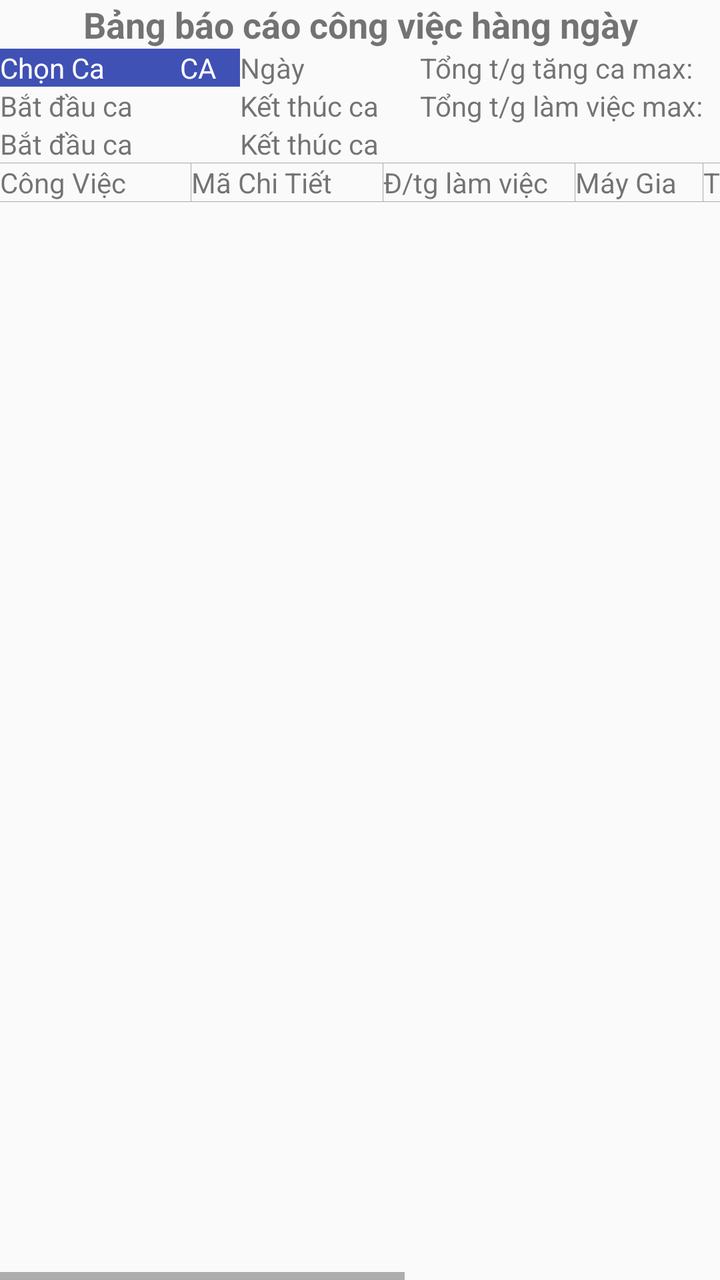
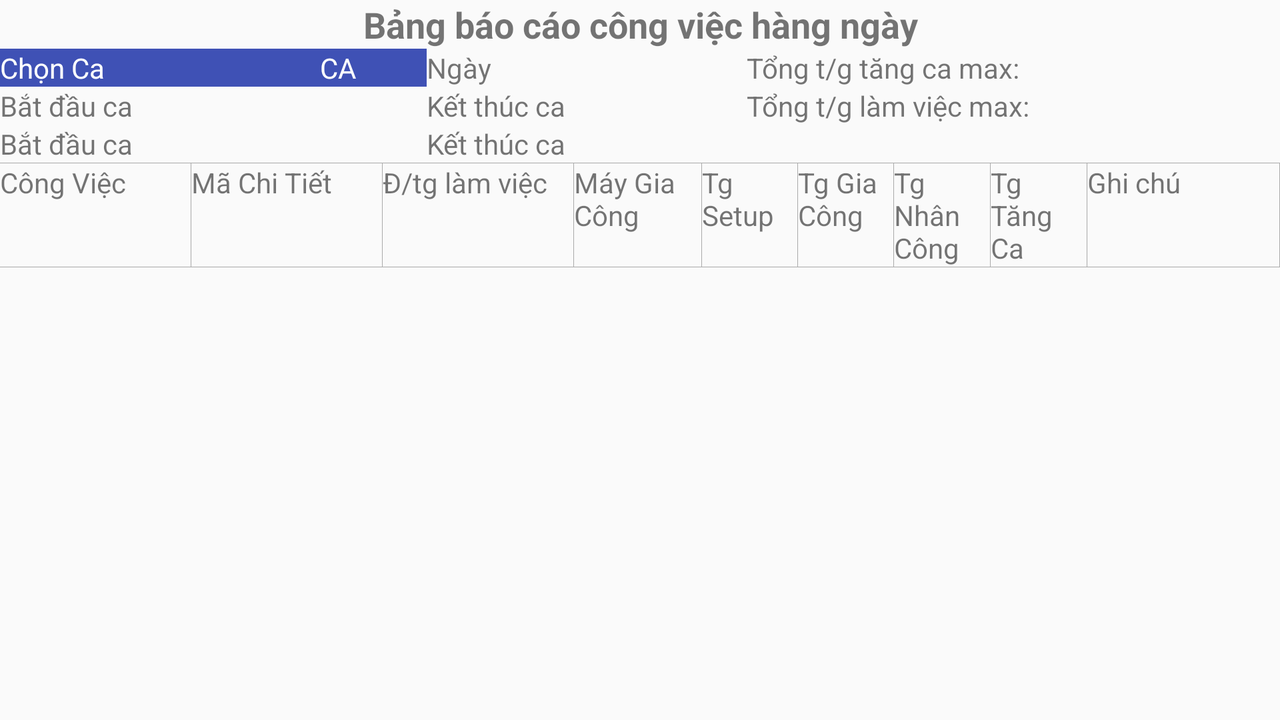

The same Android screen from two of the app's own layout files: first res/layout/ as a phone draws it, then the repository's variant for another configuration, drawn on a device whose configuration selects that folder. Both files follow.
<!-- AndroidManifest.xml: application theme AppTheme -->
<!-- res/layout/activity_thoi_gian_nguyen_cong.xml -->
<?xml version="1.0" encoding="utf-8"?>
<LinearLayout xmlns:android="http://schemas.android.com/apk/res/android"
    xmlns:tools="http://schemas.android.com/tools"
    android:layout_width="match_parent"
    android:layout_height="match_parent"
    android:orientation="vertical"
    tools:context=".ThoiGianNguyenCongActivity">
    <LinearLayout
        android:layout_width="match_parent"
        android:layout_height="wrap_content">
        <TextView android:layout_width="match_parent"
            android:textSize="18sp"
            android:layout_height="wrap_content"
            android:textStyle="bold"
            android:text="Bảng báo cáo công việc hàng ngày"
            android:gravity="center"/>
    </LinearLayout>
    <LinearLayout
        android:layout_width="match_parent"
        android:layout_height="wrap_content">
        <LinearLayout
            android:id="@+id/linearLayoutChonCa"
            android:background="@color/colorPrimary"
            android:layout_weight="4"
            android:layout_width="0dp"
            android:layout_height="wrap_content">
            <TextView
                android:layout_width="0dp"
                android:textColor="#FFFFFF"
                android:layout_weight="3"
                android:layout_height="wrap_content"
                android:text="Chọn Ca"/>
            <TextView
                android:layout_width="0dp"
                android:textColor="#FFFFFF"
                android:layout_weight="1"
                android:layout_height="wrap_content"
                android:id="@+id/textViewChonCa"
                android:text="CA"/>
        </LinearLayout>
        <TextView
            android:layout_width="0dp"
            android:layout_weight="3"
            android:layout_height="wrap_content"
            android:id="@+id/textViewNgay"
            android:text="Ngày"/>
        <TextView
            android:text="Tổng t/g tăng ca max: "
            android:layout_width="0dp"
            android:layout_weight="5"
            android:layout_height="wrap_content"/>
    </LinearLayout>
    <LinearLayout
        android:layout_width="match_parent"
        android:layout_height="wrap_content">
        <LinearLayout
            android:orientation="vertical"
            android:layout_weight="7"
            android:layout_width="0dp"
            android:layout_height="wrap_content">
            <LinearLayout
                android:layout_width="match_parent"
                android:layout_height="wrap_content">
            <TextView
                android:layout_width="0dp"
                android:layout_weight="3"
                android:layout_height="wrap_content"
                android:id="@+id/textViewBatDauCa"
                android:text="Bắt đầu ca"/>
            <TextView
                android:layout_width="0dp"
                android:layout_weight="1"
                android:layout_height="wrap_content"/>
            <TextView
                android:layout_width="0dp"
                android:layout_weight="3"
                android:layout_height="wrap_content"
                android:id="@+id/textViewKetThucCa"
                android:text="Kết thúc ca"/>
            </LinearLayout>
            <LinearLayout
                android:layout_width="match_parent"
                android:layout_height="wrap_content">
                <TextView
                    android:layout_width="0dp"
                    android:layout_weight="3"
                    android:layout_height="wrap_content"
                    android:id="@+id/textViewBatDauCaCC"
                    android:text="Bắt đầu ca"/>
                <TextView
                    android:layout_width="0dp"
                    android:layout_weight="1"
                    android:layout_height="wrap_content"/>
                <TextView
                    android:layout_width="0dp"
                    android:layout_weight="3"
                    android:layout_height="wrap_content"
                    android:id="@+id/textViewKetThucCaCC"
                    android:text="Kết thúc ca"/>
            </LinearLayout>
        </LinearLayout>
        <TextView
            android:id="@+id/edtTongTimeLamViec"
            android:text="Tổng t/g làm việc max: "
            android:layout_width="0dp"
            android:layout_weight="5"
            android:layout_height="wrap_content"/>
    </LinearLayout>
    <HorizontalScrollView
        android:layout_width="match_parent"
        android:layout_height="match_parent">
        <LinearLayout
            android:orientation="vertical"
            android:layout_width="match_parent"
            android:layout_height="match_parent">
            <View
                android:layout_width="fill_parent"
                android:layout_height="0.2dp"
                android:background="@android:color/darker_gray"/>
            <LinearLayout
                android:layout_width="match_parent"
                android:layout_height="wrap_content">
                <TextView
                    android:layout_width="0dp"
                    android:layout_weight="3"
                    android:layout_height="wrap_content"
                    android:text="Công Việc"/>
                <View
                    android:layout_width="0.2dp"
                    android:layout_height="fill_parent"
                    android:background="@android:color/darker_gray"/>
                <TextView
                    android:layout_width="0dp"
                    android:layout_weight="3"
                    android:layout_height="wrap_content"
                    android:text="Mã Chi Tiết"/>
                <View
                    android:layout_width="0.2dp"
                    android:layout_height="fill_parent"
                    android:background="@android:color/darker_gray"/>
                <TextView
                    android:layout_width="0dp"
                    android:layout_weight="3"
                    android:layout_height="wrap_content"
                    android:text="Đ/tg làm việc"/>
                <View
                    android:layout_width="0.2dp"
                    android:layout_height="fill_parent"
                    android:background="@android:color/darker_gray"/>
                <TextView
                    android:layout_width="0dp"
                    android:layout_weight="2"
                    android:layout_height="wrap_content"
                    android:text="Máy Gia Công"/>
                <View
                    android:layout_width="0.2dp"
                    android:layout_height="fill_parent"
                    android:background="@android:color/darker_gray"/>
                <TextView
                    android:layout_width="0dp"
                    android:layout_weight="1.5"
                    android:layout_height="wrap_content"
                    android:text="Tg Setup"/>
                <View
                    android:layout_width="0.2dp"
                    android:layout_height="fill_parent"
                    android:background="@android:color/darker_gray"/>
                <TextView
                    android:layout_width="0dp"
                    android:layout_weight="1.5"
                    android:layout_height="wrap_content"
                    android:text="Tg Gia Công"/>
                <View
                    android:layout_width="0.2dp"
                    android:layout_height="fill_parent"
                    android:background="@android:color/darker_gray"/>
                <TextView
                    android:layout_width="0dp"
                    android:layout_weight="1.5"
                    android:layout_height="wrap_content"
                    android:text="Tg Nhân Công"/>
                <View
                    android:layout_width="0.2dp"
                    android:layout_height="fill_parent"
                    android:background="@android:color/darker_gray"/>
                <TextView
                    android:layout_width="0dp"
                    android:layout_weight="1.5"
                    android:layout_height="wrap_content"
                    android:text="Tg Tăng Ca"/>
                <View
                    android:layout_width="0.2dp"
                    android:layout_height="fill_parent"
                    android:background="@android:color/darker_gray"/>
                <TextView
                    android:layout_width="0dp"
                    android:layout_weight="3"
                    android:layout_height="wrap_content"
                    android:text="Ghi chú"/>
                <View
                    android:layout_width="0.2dp"
                    android:layout_height="fill_parent"
                    android:background="@android:color/darker_gray"/>
            </LinearLayout>
            <View
                android:layout_width="fill_parent"
                android:layout_height="0.4dp"
                android:background="@android:color/darker_gray"/>
            <ListView
                android:id="@+id/listViewNC"
                android:layout_width="match_parent"
                android:layout_height="match_parent"/>
        </LinearLayout>
    </HorizontalScrollView>
</LinearLayout>
<!-- resources referenced by this layout -->
<resources>
  <color name="colorPrimary">#3F51B5</color>
  <style name="AppTheme" parent="Theme.AppCompat.Light.DarkActionBar">
          
          <item name="colorPrimary">@color/colorPrimary</item>
          <item name="colorPrimaryDark">@color/colorPrimaryDark</item>
          <item name="colorAccent">@color/colorAccent</item>
      </style>
  <color name="colorPrimaryDark">#303F9F</color>
  <color name="colorAccent">#3F51B5</color>
</resources>
<!-- res/layout-land/activity_thoi_gian_nguyen_cong.xml (the repository's variant of the layout above) -->
<!-- drawn on the phone turned sideways -->
<?xml version="1.0" encoding="utf-8"?>
<LinearLayout
    xmlns:android="http://schemas.android.com/apk/res/android"
    android:orientation="vertical"
    android:layout_width="match_parent"
    android:layout_height="match_parent">
    <LinearLayout
        android:layout_width="match_parent"
        android:layout_height="wrap_content">
        <TextView android:layout_width="match_parent"
            android:textSize="18sp"
            android:layout_height="wrap_content"
            android:textStyle="bold"
            android:text="Bảng báo cáo công việc hàng ngày"
            android:gravity="center"/>
    </LinearLayout>
    <LinearLayout
        android:layout_width="match_parent"
        android:layout_height="wrap_content">
        <LinearLayout
            android:id="@+id/linearLayoutChonCa"
            android:background="@color/colorPrimary"
            android:layout_weight="4"
            android:layout_width="0dp"
            android:layout_height="wrap_content">
            <TextView
                android:layout_width="0dp"
                android:textColor="#FFFFFF"
                android:layout_weight="3"
                android:layout_height="wrap_content"
                android:text="Chọn Ca"/>
            <TextView
                android:layout_width="0dp"
                android:textColor="#FFFFFF"
                android:layout_weight="1"
                android:layout_height="wrap_content"
                android:id="@+id/textViewChonCa"
                android:text="CA"/>
        </LinearLayout>
        <TextView
            android:layout_width="0dp"
            android:layout_weight="3"
            android:layout_height="wrap_content"
            android:id="@+id/textViewNgay"
            android:text="Ngày"/>
        <TextView
            android:text="Tổng t/g tăng ca max: "
            android:layout_width="0dp"
            android:layout_weight="5"
            android:layout_height="wrap_content"/>
    </LinearLayout>
    <LinearLayout
        android:layout_width="match_parent"
        android:layout_height="wrap_content">
        <LinearLayout
            android:orientation="vertical"
            android:layout_weight="7"
            android:layout_width="0dp"
            android:layout_height="wrap_content">
            <LinearLayout
                android:layout_width="match_parent"
                android:layout_height="wrap_content">
                <TextView
                    android:layout_width="0dp"
                    android:layout_weight="3"
                    android:layout_height="wrap_content"
                    android:id="@+id/textViewBatDauCa"
                    android:text="Bắt đầu ca"/>
                <TextView
                    android:layout_width="0dp"
                    android:layout_weight="1"
                    android:layout_height="wrap_content"/>
                <TextView
                    android:layout_width="0dp"
                    android:layout_weight="3"
                    android:layout_height="wrap_content"
                    android:id="@+id/textViewKetThucCa"
                    android:text="Kết thúc ca"/>
            </LinearLayout>
            <LinearLayout
                android:layout_width="match_parent"
                android:layout_height="wrap_content">
                <TextView
                    android:layout_width="0dp"
                    android:layout_weight="3"
                    android:layout_height="wrap_content"
                    android:id="@+id/textViewBatDauCaCC"
                    android:text="Bắt đầu ca"/>
                <TextView
                    android:layout_width="0dp"
                    android:layout_weight="1"
                    android:layout_height="wrap_content"/>
                <TextView
                    android:layout_width="0dp"
                    android:layout_weight="3"
                    android:layout_height="wrap_content"
                    android:id="@+id/textViewKetThucCaCC"
                    android:text="Kết thúc ca"/>
            </LinearLayout>
        </LinearLayout>
        <TextView
            android:id="@+id/edtTongTimeLamViec"
            android:text="Tổng t/g làm việc max: "
            android:layout_width="0dp"
            android:layout_weight="5"
            android:layout_height="wrap_content"/>
    </LinearLayout>
    <LinearLayout
        android:orientation="vertical"
        android:layout_width="match_parent"
        android:layout_height="match_parent">
        <View
            android:layout_width="fill_parent"
            android:layout_height="0.2dp"
            android:background="@android:color/darker_gray"/>
        <LinearLayout
            android:layout_width="match_parent"
            android:layout_height="wrap_content">
            <TextView
                android:layout_width="0dp"
                android:layout_weight="3"
                android:layout_height="wrap_content"
                android:text="Công Việc"/>
            <View
                android:layout_width="0.2dp"
                android:layout_height="fill_parent"
                android:background="@android:color/darker_gray"/>
            <TextView
                android:layout_width="0dp"
                android:layout_weight="3"
                android:layout_height="wrap_content"
                android:text="Mã Chi Tiết"/>
            <View
                android:layout_width="0.2dp"
                android:layout_height="fill_parent"
                android:background="@android:color/darker_gray"/>
            <TextView
                android:layout_width="0dp"
                android:layout_weight="3"
                android:layout_height="wrap_content"
                android:text="Đ/tg làm việc"/>
            <View
                android:layout_width="0.2dp"
                android:layout_height="fill_parent"
                android:background="@android:color/darker_gray"/>
            <TextView
                android:layout_width="0dp"
                android:layout_weight="2"
                android:layout_height="wrap_content"
                android:text="Máy Gia Công"/>
            <View
                android:layout_width="0.2dp"
                android:layout_height="fill_parent"
                android:background="@android:color/darker_gray"/>
            <TextView
                android:layout_width="0dp"
                android:layout_weight="1.5"
                android:layout_height="wrap_content"
                android:text="Tg Setup"/>
            <View
                android:layout_width="0.2dp"
                android:layout_height="fill_parent"
                android:background="@android:color/darker_gray"/>
            <TextView
                android:layout_width="0dp"
                android:layout_weight="1.5"
                android:layout_height="wrap_content"
                android:text="Tg Gia Công"/>
            <View
                android:layout_width="0.2dp"
                android:layout_height="fill_parent"
                android:background="@android:color/darker_gray"/>
            <TextView
                android:layout_width="0dp"
                android:layout_weight="1.5"
                android:layout_height="wrap_content"
                android:text="Tg Nhân Công"/>
            <View
                android:layout_width="0.2dp"
                android:layout_height="fill_parent"
                android:background="@android:color/darker_gray"/>
            <TextView
                android:layout_width="0dp"
                android:layout_weight="1.5"
                android:layout_height="wrap_content"
                android:text="Tg Tăng Ca"/>
            <View
                android:layout_width="0.2dp"
                android:layout_height="fill_parent"
                android:background="@android:color/darker_gray"/>
            <TextView
                android:layout_width="0dp"
                android:layout_weight="3"
                android:layout_height="wrap_content"
                android:text="Ghi chú"/>
            <View
                android:layout_width="0.2dp"
                android:layout_height="fill_parent"
                android:background="@android:color/darker_gray"/>
        </LinearLayout>
        <View
            android:layout_width="fill_parent"
            android:layout_height="0.4dp"
            android:background="@android:color/darker_gray"/>
        <ListView
            android:id="@+id/listViewNC"
            android:layout_width="match_parent"
            android:layout_height="match_parent"/>
    </LinearLayout>
</LinearLayout>
